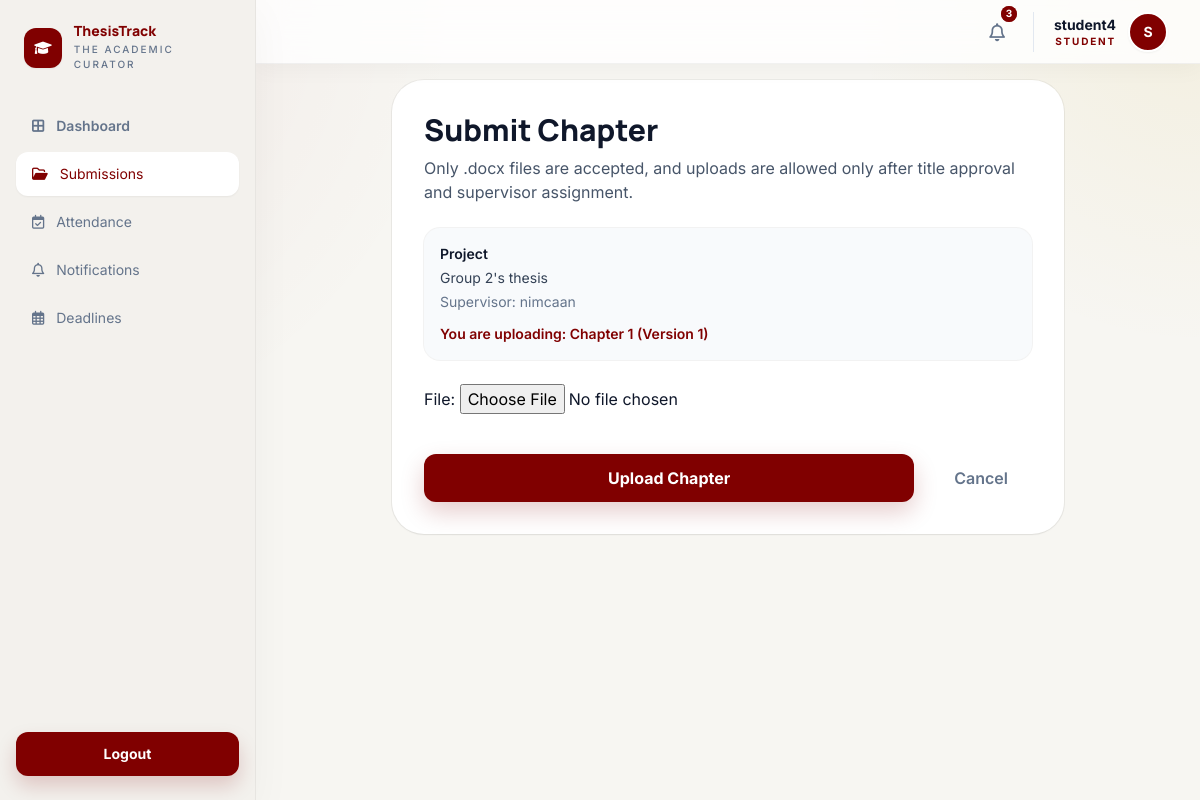
The app's page /projects/2/submit-doc/ (signed in) with its own data.
### accounts/models.py (models this page shows, shortened)
class User(AbstractUser):
	STUDENT = 'STUDENT'
	SUPERVISOR = 'SUPERVISOR'
	ADMIN = 'ADMIN'
	ROLE_CHOICES = [
		(STUDENT, 'Student'),
		(SUPERVISOR, 'Supervisor'),
		(ADMIN, 'Admin'),
	]
	role = models.CharField(max_length=20, choices=ROLE_CHOICES, default=STUDENT)

### projects/models.py (models this page shows, shortened)
class Project(models.Model):
	PENDING_TITLE = 'PENDING_TITLE'
	TITLE_APPROVED = 'TITLE_APPROVED'
	TITLE_REJECTED = 'TITLE_REJECTED'
	SUPERVISOR_ASSIGNED = 'SUPERVISOR_ASSIGNED'
	IN_PROGRESS = 'IN_PROGRESS'
	UNDER_REVIEW = 'UNDER_REVIEW'
	COMPLETED = 'COMPLETED'
	STATUS_CHOICES = [
		(PENDING_TITLE, 'Pending Title'),
		(TITLE_APPROVED, 'Title Approved'),
		(TITLE_REJECTED, 'Title Rejected'),
		(SUPERVISOR_ASSIGNED, 'Supervisor Assigned'),
		(IN_PROGRESS, 'In Progress'),
		(UNDER_REVIEW, 'Under Review'),
		(COMPLETED, 'Completed'),
	]
	group = models.OneToOneField(
		Group,
		on_delete=models.CASCADE,
		related_name='project',
		null=True,
		blank=True,
	)
	title = models.CharField(max_length=255)
	abstract = models.TextField(blank=True)
	status = models.CharField(max_length=25, choices=STATUS_CHOICES, default=PENDING_TITLE)
	supervisor = models.ForeignKey(
		settings.AUTH_USER_MODEL,
		on_delete=models.SET_NULL,
		null=True,
		blank=True,
		related_name='supervised_projects',
	)
	title_approved = models.BooleanField(default=False)
	created_at = models.DateTimeField(auto_now_add=True)
	updated_at = models.DateTimeField(auto_now=True)

class Chapter(models.Model):
	name = models.CharField(max_length=120, unique=True)
	order = models.PositiveIntegerField(default=1)
	class Meta:
		ordering = ['order']

### projects/views.py (the view, shortened to what this page needs)
# urls.py: path('<int:project_id>/submit-doc/', views.submit_document, name='submit-document'),
@role_required(User.STUDENT)
def submit_document(request, project_id):
	project = get_object_or_404(Project, id=project_id, group__members=request.user)
	_ensure_project_submission_allowed(project)
	chapter, version = _next_submission_plan(project)
	form = SubmissionForm(request.POST or None, request.FILES or None)
	form.instance.project = project
	form.instance.uploaded_by = request.user
	form.instance.chapter = chapter
	form.instance.version = version
	return render(
		request,
		'projects/submit_document.html',
		{'form': form, 'project': project, 'chapter': chapter, 'version': version},
	)

### projects/forms.py (shortened to what this page needs)
class SubmissionForm(forms.ModelForm):
    class Meta:
        model = Submission
        fields = ['file']

### core/context_processors.py (called while the page is built)
def unread_notifications_count(request):
    if not request.user.is_authenticated:
        return {'unread_notifications_count': 0}
    count = Notification.objects.filter(user=request.user, is_read=False).count()
    return {'unread_notifications_count': count}

def recent_notifications(request):
    if not request.user.is_authenticated:
        return {'recent_notifications': []}
    notifications = Notification.objects.filter(user=request.user).order_by('-created_at')[:5]
    return {'recent_notifications': notifications}

### projects/views.py (called while the page is built)
def _ensure_project_submission_allowed(project):
	if not project.title_approved:
		raise PermissionDenied('Title must be approved before chapter uploads.')
	if not project.supervisor_id:
		raise PermissionDenied('Supervisor must be assigned before chapter uploads.')

### projects/templates/projects/submit_document.html (shortened to what this page needs)
{% extends 'core/base.html' %}
{% block content %}
<div class="mx-auto max-w-2xl">
    <div class="rounded-[2rem] bg-white p-8 shadow-sm ring-1 ring-black/5">
        <div class="mb-6">
            <h2 class="text-3xl font-extrabold text-slate-900">Submit Chapter</h2>
            <p class="text-slate-600 mt-2">Only .docx files are accepted, and uploads are allowed only after title approval and supervisor assignment.</p>
        </div>
        <div class="mb-6 rounded-2xl bg-slate-50 p-4 ring-1 ring-black/5 text-sm text-slate-700">
            <p class="font-semibold text-slate-900">Project</p>
            <p class="mt-1">{{ project.title }}</p>
            <p class="text-slate-500 mt-1">Supervisor: {% if project.supervisor %}{{ project.supervisor.username }}{% else %}Not assigned{% endif %}</p>
            <p class="mt-3 text-[#800000] font-semibold">You are uploading: {{ chapter.name }} (Version {{ version }})</p>
        </div>
        <form method="post" enctype="multipart/form-data" class="space-y-6">
            {{ form.as_p }}
            <div class="pt-4 flex items-center space-x-4">
                <button type="submit" class="flex-1 bg-[#800000] hover:bg-[#6f0000] text-white font-bold py-3 rounded-xl shadow-[0_10px_24px_rgba(128,0,0,0.2)] transition-all">
                    Upload Chapter
                </button>
                <a href="{% url 'projects:project-list' %}" class="px-6 py-3 text-slate-500 hover:text-[#800000] font-semibold transition">
                    Cancel
                </a>
            </div>
        </form>
    </div>
</div>
{% endblock %}

### core/templates/core/base.html (shortened to what this page needs)
<!DOCTYPE html>
<html lang="en">
<head>
    <script src="https://cdn.tailwindcss.com?plugins=forms,container-queries"></script>
    <link rel="stylesheet" href="https://cdnjs.cloudflare.com/ajax/libs/font-awesome/6.0.0/css/all.min.css">
</head>
<body class="text-slate-900 antialiased">
    <div class="min-h-screen">
        {% if user.is_authenticated %}
            {% include 'core/_sidebar.html' %}
            <header class="fixed top-0 right-0 left-64 z-40 h-16 border-b border-black/5 bg-white/80 glass-nav shadow-[0_4px_24px_rgba(26,28,28,0.04)]">
                <div class="h-full px-8 flex items-center justify-between gap-6">
                    <div class="flex items-center gap-5">
                        <details class="relative group">
                            <summary class="relative flex cursor-pointer items-center justify-center rounded-full p-2 text-slate-500 transition-colors hover:bg-slate-100 hover:text-[#800000]">
                                <i class="fa-regular fa-bell text-lg"></i>
                                {% if unread_notifications_count > 0 %}
                                    <span class="absolute -top-1 -right-1 flex h-4 w-4">
                                        <span class="relative inline-flex h-4 w-4 items-center justify-center rounded-full bg-[#800000] text-[10px] font-bold text-white">
                                            {{ unread_notifications_count }}
                                        </span>
                                    </span>
                                {% endif %}
                            </summary>
                        </details>
                        <div class="flex items-center gap-3 border-l border-slate-200 pl-5">
                            <div class="text-right leading-tight">
                                <p class="text-sm font-bold text-slate-900">{{ user.get_full_name|default:user.username }}</p>
                                <p class="text-[10px] font-bold uppercase tracking-[0.18em] text-[#800000]">{{ user.role }}</p>
                            </div>
                            <div class="flex h-10 w-10 items-center justify-center rounded-full border-2 border-white bg-[#800000] text-sm font-bold text-white shadow-sm">
                                {{ user.username|first|upper }}
                            </div>
                        </div>
                    </div>
                </div>
            </header>
        {% endif %}
        <main class="{% if user.is_authenticated %}ml-64 min-h-screen pt-20 px-8 pb-8{% else %}min-h-screen{% endif %}">
            {% block content %}{% endblock %}
        </main>
    </div>
</body>
</html>

### core/templates/core/base.html (style rules this page uses)
body { font-family: 'Inter', sans-serif; background: radial-gradient(circle at top left, rgba(128, 0, 0, 0.06), transparent 32%), radial-gradient(circle at top right, rgba(194, 153, 0, 0.08), transparent 24%), #f7f6f2; }
h1, h2, h3, h4, .font-headline { font-family: 'Manrope', sans-serif; }
.glass-nav { backdrop-filter: blur(16px); }
details > summary { list-style: none; }

### records on screen
User: get_full_name "student4", role "STUDENT", username|first "S"
Project: title "Group 2's thesis", supervisor.username "nimcaan"
Chapter: name "Chapter 1"

### other values on screen
{{ unread_notifications_count }} "3"
{{ version }} "1"
